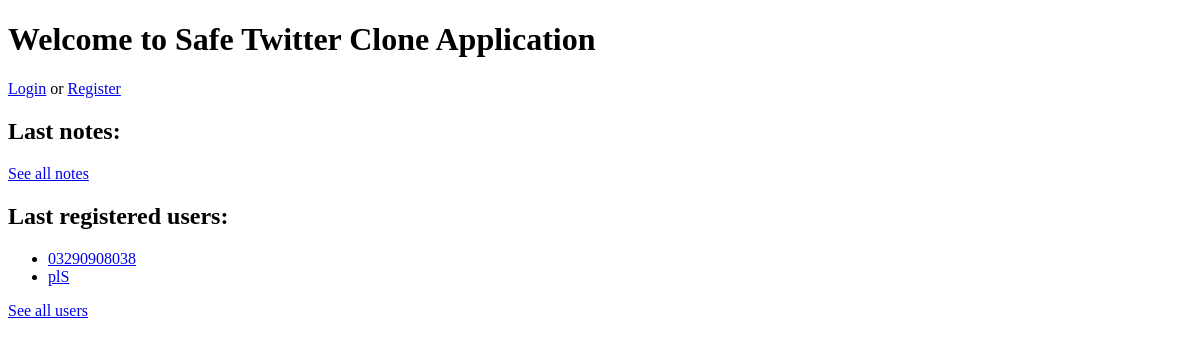
Before: / with the older database file.
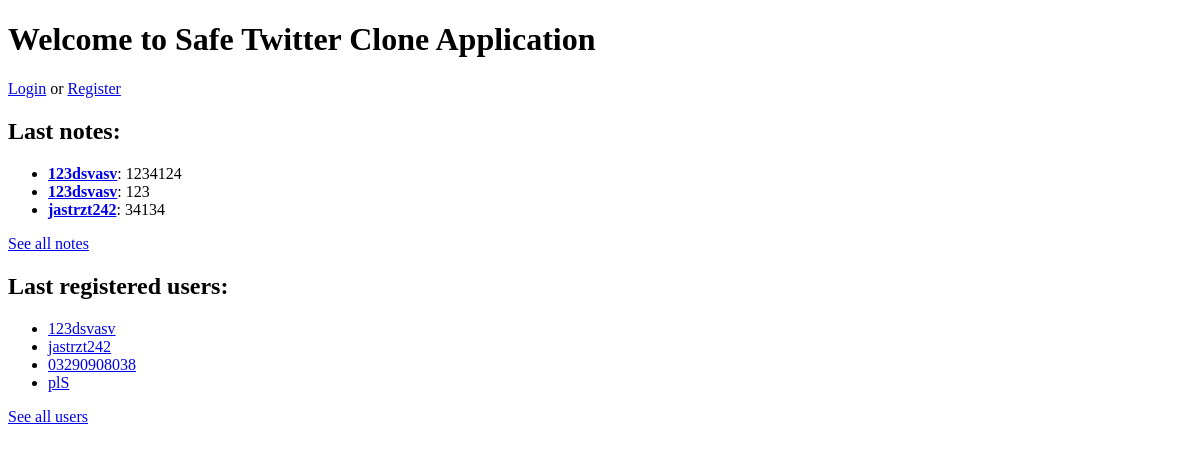
After: the same page with the newer database file.
### tables this page shows
CREATE TABLE users (
                id INTEGER PRIMARY KEY AUTOINCREMENT,
                username TEXT UNIQUE NOT NULL,
                private_key TEXT NOT NULL,
                public_key TEXT NOT NULL,
                password TEXT NOT NULL,
                totp_secret TEXT NOT NULL,
                email TEXT UNIQUE NOT NULL
            );

CREATE TABLE notes (
                id INTEGER PRIMARY KEY AUTOINCREMENT,
                title TEXT,
                content TEXT,
                sign TEXT,
                user_id INTEGER NOT NULL,
                FOREIGN KEY(user_id) REFERENCES users(id)
            );

### app.py (the view)
@app.route('/')
def index():
    notes = get_latest_notes(limit=5)
    users = get_latest_users(limit=5)
    user_id = session.get('user_id')
    current_user = None
    login_attempts = []
    unique_ips = []
    if user_id:
        current_user = get_user_basic_data_by_id(user_id)
        if current_user:
            login_attempts = get_login_attempts(user_id, limit=10)
            unique_ips = get_unique_ips(user_id)
    return render_template('index.html', notes=notes, users=users, current_user=current_user, login_attempts=login_attempts, unique_ips=unique_ips)

### app.py (called while the page is built)
@app.after_request
def set_csp(response):
    response.headers['Content-Security-Policy'] = CSP_POLICY
    return response

@app.before_request
def before_request_actions():
    if 'user_id' in session:
        session.permanent = True
    if request.method == 'POST':
        endpoint = request.endpoint
        if endpoint in HONEYPOT_ROUTES:
            honeypot = request.form.get('honeypot', '')
            if honeypot:
                abort(403)

### db.py (called while the page is built)
def get_latest_notes(limit=None):
    conn = sqlite3.connect(DB_PATH)
    c = conn.cursor()
    if limit is not None:
        c.execute('SELECT notes.id, notes.title, users.username FROM notes JOIN users ON notes.user_id = users.id ORDER BY notes.id DESC LIMIT ?', (limit,))
    else:
        c.execute('SELECT notes.id, notes.title, users.username FROM notes JOIN users ON notes.user_id = users.id ORDER BY notes.id DESC')
    rows = c.fetchall()
    conn.close()
    return rows

def get_latest_users(limit=None):
    conn = sqlite3.connect(DB_PATH)
    c = conn.cursor()
    if limit is not None:
        c.execute('SELECT id, username FROM users ORDER BY id DESC LIMIT ?', (limit,))
    else:
        c.execute('SELECT id, username FROM users ORDER BY id DESC')  # Bez limitu
    rows = c.fetchall()
    conn.close()
    return rows

### templates/index.html (shortened to what this page needs)
<!DOCTYPE html>
<html lang="pl">
<head>
    <link rel="stylesheet" href="{{ url_for('static', filename='css/styles.css') }}">
</head>
<body>
    <h1>Welcome to Safe Twitter Clone Application</h1>
    {% if current_user %}
        <p>Logged in as: {{ current_user[1] }}</p>
        <p><a href="{{ url_for('logout') }}">Log out</a></p>
        <a href="{{ url_for('change_password') }}">Change password</a>
        <h2><a href="{{ url_for('add_note') }}">Add new note</a></h2>
        <p><a href="/user/{{ current_user[0] }}">My profile</a></p>
        <h2>Last logging attempts:</h2>
        {% if login_attempts %}
            <table>
                <tr>
                    <th>ID</th>
                    <th>IP</th>
                    <th>Time</th>
                    <th>Country</th>
                    <th>Country Code</th>
                    <th>ISP</th>
                    <th>City</th>
                    <th>User Agent</th>
                    <th>Status</th>
                </tr>
                {% for attempt in login_attempts %}
                <tr>
                    <td>{{ attempt[0] }}</td>
                    <td>{{ attempt[1] }}</td>
                    <td>{{ attempt[2] }}</td>
                    <td>{{ attempt[3] }}</td>
                    <td>{{ attempt[4] }}</td>
                    <td>{{ attempt[5] }}</td>
                    <td>{{ attempt[6] }}</td>
                    <td>{{ attempt[7] }}</td>
                    <td>
                        {% if attempt[8] == 1 %}
                            <span class="success">Successed</span>
                        {% else %}
                            <span class="fail">Failed</span>
                        {% endif %}
                    </td>
                </tr>
                {% endfor %}
            </table>
        {% else %}
            <p>No data about last logging attempts.</p>
        {% endif %}
        <h2>Unique logging attempts:</h2>
        {% if unique_ips %}
            <table>
                <tr>
                    <th>IP</th>
                    <th>Count of attempts</th>
                </tr>
                {% for ip, count in unique_ips %}
                <tr>
                    <td>{{ ip }}</td>
                    <td>{{ count }}</td>
                </tr>
                {% endfor %}
            </table>
        {% else %}
            <p>No unique IP.</p>
        {% endif %}
    {% else %}
        <p><a href="{{ url_for('login') }}">Login</a> or <a href="{{ url_for('register') }}">Register</a></p>
    {% endif %}
    <h2>Last notes:</h2>
    <ul>
        {% for note in notes %}
            <li><strong><a href="/notes/{{ note[0] }}">{{ note[2] }}</a></strong>: {{ note[1] }}</li>
        {% endfor %}
    </ul>
    <p><a href="{{ url_for('all_notes') }}">See all notes</a></p>
    <h2>Last registered users:</h2>
    <ul>
        {% for user in users %}
            <li><a href="/user/{{ user[0] }}">{{ user[1] }}</a></li>
        {% endfor %}
    </ul>
    <p><a href="{{ url_for('all_users') }}">See all users</a></p>
</body>
</html>

Changed rows visible on the page:
added notes: username "123dsvasv", title "1234124"
added notes: username "123dsvasv", title "123"
added notes: username "jastrzt242", title "34134"
added users: username "123dsvasv"
added users: username "jastrzt242"
